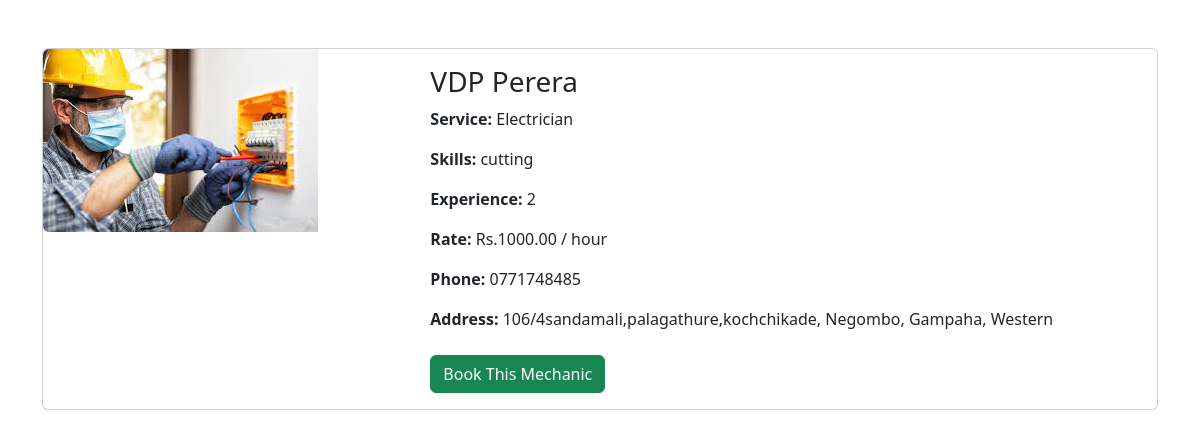
Screenshot of /Client/view-mechanic-profile.php?mechanic_id=68 with the database file from the repository.
### tables this page shows
CREATE TABLE `user_details` (
  `id` int(11) NOT NULL,
  `user_id` int(11) DEFAULT NULL,
  `full_name` varchar(255) DEFAULT NULL,
  `phone` varchar(20) DEFAULT NULL,
  `address` varchar(255) DEFAULT NULL,
  `service_category` varchar(255) DEFAULT NULL,
  `experience` int(11) DEFAULT NULL,
  `skills` text DEFAULT NULL,
  `hourly_rate` decimal(10,2) DEFAULT NULL,
  `first_name` varchar(50) DEFAULT NULL,
  `last_name` varchar(50) DEFAULT NULL,
  `user_role` varchar(50) NOT NULL,
  `profile_image` varchar(255) DEFAULT NULL,
  `province` varchar(100) DEFAULT NULL,
  `district` varchar(100) DEFAULT NULL,
  `city` varchar(100) DEFAULT NULL
);

### Client/view-mechanic-profile.php (the view, shortened to what this page needs)
<?php
include_once "../db.php";
$mechanic_id = (int)$_GET['mechanic_id'];
$query = "SELECT * FROM user_details WHERE user_id = $mechanic_id AND user_role = 'mechanic'";
$result = mysqli_query($conn, $query);
$mechanic = mysqli_fetch_assoc($result);
?>
<!DOCTYPE html>
<html lang="en">
<head>
  <link href="https://cdn.jsdelivr.net/npm/bootstrap@5.3.3/dist/css/bootstrap.min.css" rel="stylesheet">
</head>
<body>
<div class="container mt-5">
  <div class="card">
    <div class="row g-0">
      <div class="col-md-4">
        <img src="../Mechanic/mechanic-profile-images/<?= htmlspecialchars($mechanic['profile_image']); ?>" class="img-fluid rounded-start" alt="Profile Image">
      </div>
      <div class="col-md-8">
        <div class="card-body">
          <h3 class="card-title"><?= htmlspecialchars($mechanic['full_name']); ?></h3>
          <p class="card-text"><strong>Service:</strong> <?= htmlspecialchars($mechanic['service_category']); ?></p>
          <p class="card-text"><strong>Skills:</strong> <?= htmlspecialchars($mechanic['skills']); ?></p>
          <p class="card-text"><strong>Experience:</strong> <?= htmlspecialchars($mechanic['experience']); ?></p>
          <p class="card-text"><strong>Rate:</strong> Rs.<?= htmlspecialchars($mechanic['hourly_rate']); ?> / hour</p>
          <p class="card-text"><strong>Phone:</strong> <?= htmlspecialchars($mechanic['phone']); ?></p>
          <p class="card-text"><strong>Address:</strong> <?= htmlspecialchars($mechanic['address']); ?>, <?= htmlspecialchars($mechanic['city']); ?>, <?= htmlspecialchars($mechanic['district']); ?>, <?= htmlspecialchars($mechanic['province']); ?></p>
          <a href="booking-form.php?mechanic_id=<?= $mechanic['user_id']; ?>" class="btn btn-success mt-2">Book This Mechanic</a>
        </div>
      </div>
    </div>
  </div>
</div>
</body>
</html>

### rows the page displays
user_details: profile_image (picture), full_name "VDP Perera", service_category "Electrician", skills "cutting", experience "2", hourly_rate "1000.00", phone "0771748485", address "106/4sandamali,palagathure,kochchikade", city "Negombo", district "Gampaha", province "Western"
